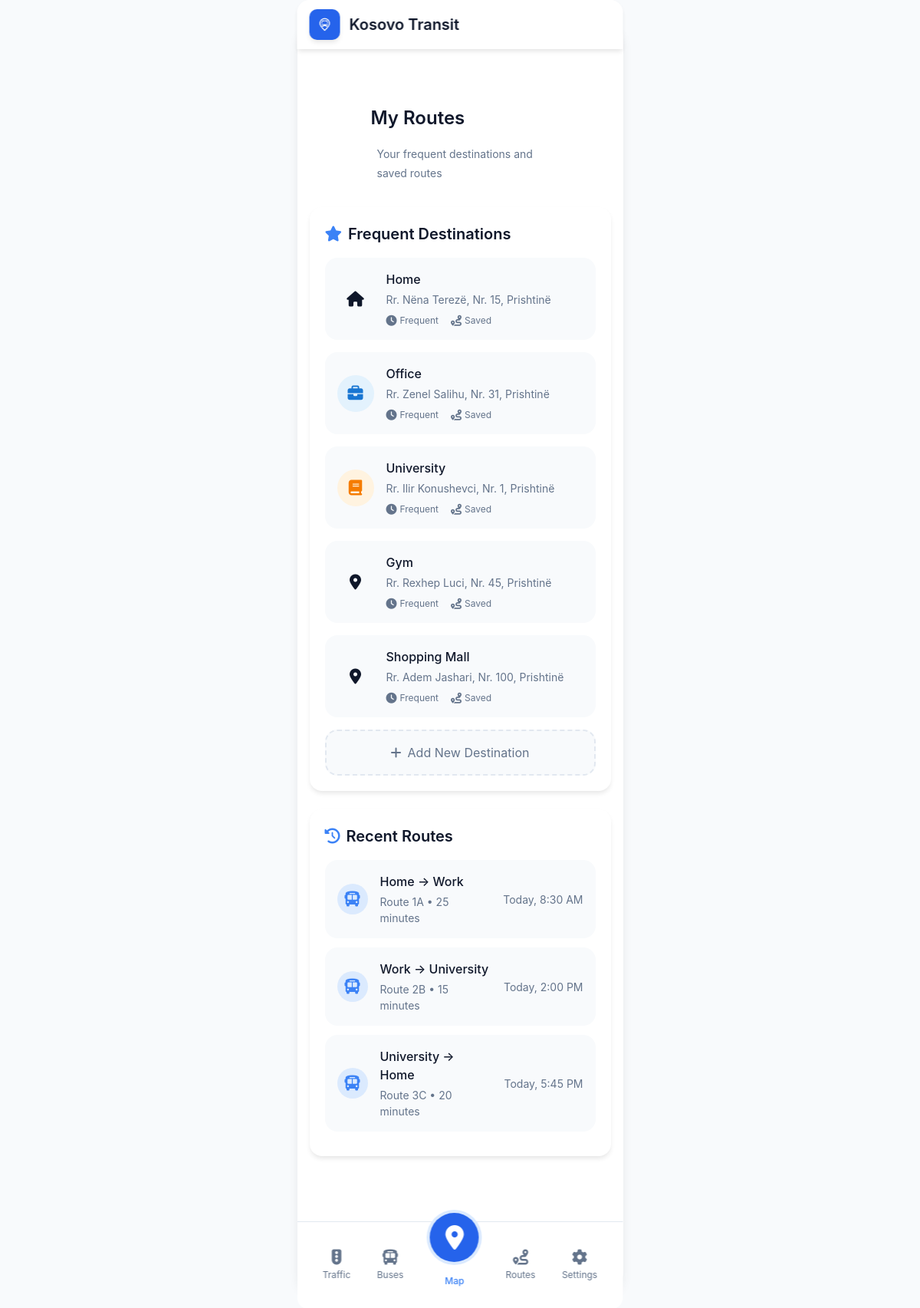
The page /routes.php (signed in) on the database its author committed.
### tables this page shows
CREATE TABLE `user_destinations` (
  `id` int(11) NOT NULL,
  `user_id` int(11) NOT NULL,
  `type` enum('home','work','course','other') NOT NULL,
  `name` varchar(100) NOT NULL,
  `address` varchar(255) DEFAULT NULL
);

### routes.php (the view, shortened to what this page needs)
<?php
require_once 'config.php';
$user_id = $_SESSION['user_id'];
$stmt = $pdo->prepare("
    SELECT * FROM user_destinations
    WHERE user_id = ?
    ORDER BY type = 'home' DESC, type = 'work' DESC, type = 'course' DESC
");
$stmt->execute([$user_id]);
$destinations = $stmt->fetchAll();
?>
<!DOCTYPE html>
<html lang="en">
<head>
    <link rel="stylesheet" href="https://cdnjs.cloudflare.com/ajax/libs/font-awesome/6.4.0/css/all.min.css">
</head>
<body>
    <div class="app-container">
        <header class="app-header">
            <div class="container header-content">
                <div class="logo-container">
                    <div class="logo-icon" style="background-color: #2563eb; border-radius: 10px;">
                        <img src="img/whitelogo.png" alt="Kosovo Transit Logo">
                    </div>
                    <h1 class="logo-text">Kosovo Transit</h1>
                </div>
            </div>
        </header>
        <main class="main-content">
            <div class="container">
                <div class="welcome-section animate-in">
                    <h2 class="welcome-title">My Routes</h2>
                    <p class="welcome-subtitle">Your frequent destinations and saved routes</p>
                </div>
                <div class="routes-section">
                    <div class="section-header">
                        <h3 class="section-title">
                            <i class="fas fa-star"></i>
                            Frequent Destinations
                        </h3>
                    </div>
                    <div class="frequent-destinations">
                        <?php foreach ($destinations as $destination): ?>
                            <div class="destination-card" onclick="navigateToDestination('<?php echo $destination['id']; ?>')">
                                <div class="destination-icon <?php echo $destination['type']; ?>">
                                    <i class="fas fa-<?php
                                        echo match($destination['type']) {
                                            'home' => 'home',
                                            'work' => 'briefcase',
                                            'course' => 'book',
                                            default => 'map-marker-alt'
                                        };
                                    ?>"></i>
                                </div>
                                <div class="destination-info">
                                    <div class="destination-name"><?php echo htmlspecialchars($destination['name']); ?></div>
                                    <div class="destination-details"><?php echo htmlspecialchars($destination['address']); ?></div>
                                    <div class="destination-stats">
                                        <div class="stat-item">
                                            <i class="fas fa-clock"></i>
                                            <span>Frequent</span>
                                        </div>
                                        <div class="stat-item">
                                            <i class="fas fa-route"></i>
                                            <span>Saved</span>
                                        </div>
                                    </div>
                                </div>
                            </div>
                        <?php endforeach; ?>
                        <div class="add-destination" onclick="window.location.href='settings.php'">
                            <i class="fas fa-plus"></i>
                            <span>Add New Destination</span>
                        </div>
                    </div>
                </div>
                <div class="routes-section recent-routes">
                    <div class="section-header">
                        <h3 class="section-title">
                            <i class="fas fa-history"></i>
                            Recent Routes
                        </h3>
                    </div>
                    <div class="route-item" onclick="navigateToRoute('route1')">
                        <div class="route-icon">
                            <i class="fas fa-bus"></i>
                        </div>
                        <div class="route-info">
                            <div class="route-name">Home → Work</div>
                            <div class="route-details">Route 1A • 25 minutes</div>
                        </div>
                        <div class="route-time">Today, 8:30 AM</div>
                    </div>
                    <div class="route-item" onclick="navigateToRoute('route2')">
                        <div class="route-icon">
                            <i class="fas fa-bus"></i>
                        </div>
                        <div class="route-info">
                            <div class="route-name">Work → University</div>
                            <div class="route-details">Route 2B • 15 minutes</div>
                        </div>
                        <div class="route-time">Today, 2:00 PM</div>
                    </div>
                    <div class="route-item" onclick="navigateToRoute('route3')">
                        <div class="route-icon">
                            <i class="fas fa-bus"></i>
                        </div>
                        <div class="route-info">
                            <div class="route-name">University → Home</div>
                            <div class="route-details">Route 3C • 20 minutes</div>
                        </div>
                        <div class="route-time">Today, 5:45 PM</div>
                    </div>
                </div>
            </div>
        </main>
        <br><br><br><br><br>
        <footer class="app-footer">
            <div class="container">
                <nav class="footer-nav">
                    <a href="traffic.php" class="footer-nav-item">
                        <i class="fas fa-traffic-light"></i>
                        <span>Traffic</span>
                    </a>
                    <a href="buses.php" class="footer-nav-item">
                        <i class="fas fa-bus"></i>
                        <span>Buses</span>
                    </a>
                    <a href="bardh.html" class="footer-nav-item map-center active">
                        <i class="fas fa-map-marker-alt"></i>
                        <span>Map</span>
                    </a>
                    <a href="routes.php" class="footer-nav-item">
                        <i class="fas fa-route"></i>
                        <span>Routes</span>
                    </a>
                    <a href="settings.php" class="footer-nav-item">
                        <i class="fas fa-cog"></i>
                        <span>Settings</span>
                    </a>
                </nav>
            </div>
        </footer>
    </div>
</body>
</html>

### rows shown on the page
user_destinations: name "Home", address "Rr. Nëna Terezë, Nr. 15, Prishtinë"
user_destinations: name "Office", address "Rr. Zenel Salihu, Nr. 31, Prishtinë"
user_destinations: name "University", address "Rr. Ilir Konushevci, Nr. 1, Prishtinë"
user_destinations: name "Gym", address "Rr. Rexhep Luci, Nr. 45, Prishtinë"
user_destinations: name "Shopping Mall", address "Rr. Adem Jashari, Nr. 100, Prishtinë"
